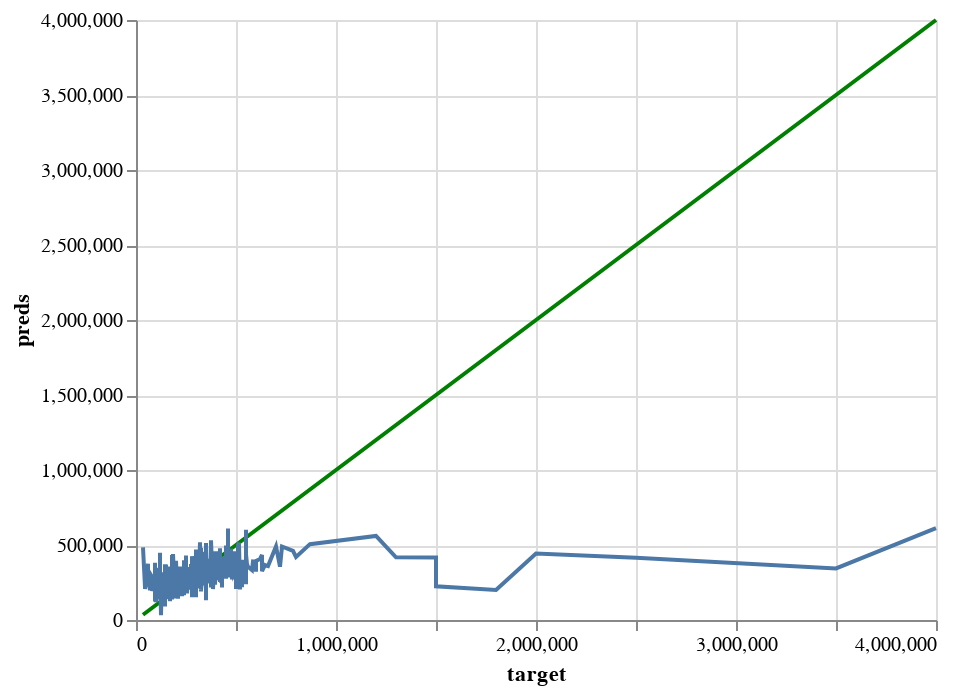

Here is the notebook cell this chart was saved with:
### Code cell
perfect_val = alt.Chart(pd.DataFrame({'target': y_val, 'preds': y_val})).mark_line(color='green').encode(
    x='target',
    y='preds'
)

pred_chart_val = alt.Chart(pd.DataFrame({'target': y_val, 'preds': y_val_pred})).mark_line().encode(
    x='target',
    y='preds'
  )

perfect_val + pred_chart_val

### Figure 1 — Vega-Lite specification as saved in the notebook (floating-point values rounded to 4 significant figures; data arrays with more than 128 entries replaced by an {"elided": "..."} marker saying what was removed)
{"config": {"view": {"continuousWidth": 400, "continuousHeight": 300}}, "layer": [{"data": {"name": "data-bda3efe772ce53aa6041c607a9731a35"}, "mark": {"type": "line", "color": "green"}, "encoding": {"x": {"field": "target", "type": "quantitative"}, "y": {"field": "preds", "type": "quantitative"}}}, {"data": {"name": "data-95252ad2bb56f71c9e4abd48a8572da2"}, "mark": "line", "encoding": {"x": {"field": "target", "type": "quantitative"}, "y": {"field": "preds", "type": "quantitative"}}}], "$schema": "https://vega.github.io/schema/vega-lite/v4.17.0.json", "datasets": {"data-bda3efe772ce53aa6041c607a9731a35": {"elided": "599 records"}, "data-95252ad2bb56f71c9e4abd48a8572da2": {"elided": "599 records"}}}
